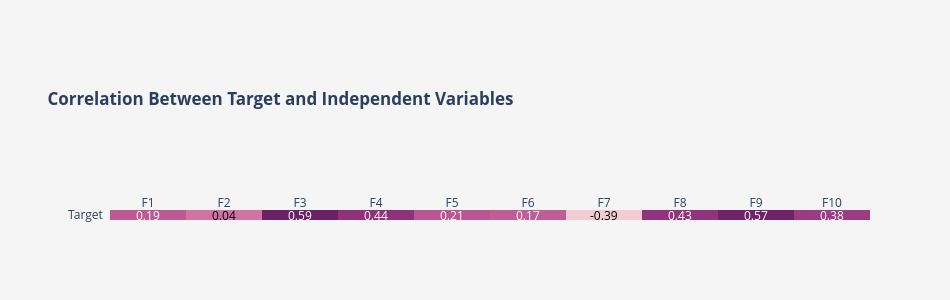

The notebook cell saved with this chart:
### Markdown cell above
### 2. Multicollinearity among features

### Code cell
corr = np.round(df.corr(), 2) # Computing correlation
target_corr = corr.loc[['Target'], :].drop(columns=['Target']) # Filtering for the Target variable

# Creating annotated heatmap
fig = ff.create_annotated_heatmap(z=target_corr.values,
                                  x=target_corr.columns.tolist(),
                                  y=['Target'],
                                  colorscale='Magenta')

# Updating layout
fig.update_layout(title={'text': '<b>Correlation Between Target and Independent Variables</b>',
                        'x': 0.05, 'xanchor': 'left'},
                  margin=dict(t=210, l=110),
                  yaxis=dict(showgrid=False),
                  xaxis=dict(showgrid=False),
                  plot_bgcolor='#F6F5F5',
                  paper_bgcolor='#F6F5F5',
                  height=300, width=950) 

# Configuring font size 
for i in range(len(fig.layout.annotations)):
    fig.layout.annotations[i].font.size = 12

fig.show()

### Figure 1 — Plotly figure (JSON) as saved in the notebook; plotly's stock layout.template omitted (floating-point values rounded to 4 significant figures)
{"data": [{"colorscale": [[0, "rgb(243, 203, 211)"], [0.1667, "rgb(234, 169, 189)"], [0.3333, "rgb(221, 136, 172)"], [0.5, "rgb(202, 105, 157)"], [0.6667, "rgb(177, 77, 142)"], [0.8333, "rgb(145, 53, 125)"], [1, "rgb(108, 33, 103)"]], "reversescale": false, "showscale": false, "type": "heatmap", "x": ["F1", "F2", "F3", "F4", "F5", "F6", "F7", "F8", "F9", "F10"], "y": ["Target"], "z": [[0.19, 0.04, 0.59, 0.44, 0.21, 0.17, -0.39, 0.43, 0.57, 0.38]]}], "layout": {"annotations": [{"font": {"color": "#FFFFFF", "size": 12}, "showarrow": false, "text": "0.19", "x": "F1", "xref": "x", "y": "Target", "yref": "y"}, {"font": {"color": "#000000", "size": 12}, "showarrow": false, "text": "0.04", "x": "F2", "xref": "x", "y": "Target", "yref": "y"}, {"font": {"color": "#FFFFFF", "size": 12}, "showarrow": false, "text": "0.59", "x": "F3", "xref": "x", "y": "Target", "yref": "y"}, {"font": {"color": "#FFFFFF", "size": 12}, "showarrow": false, "text": "0.44", "x": "F4", "xref": "x", "y": "Target", "yref": "y"}, {"font": {"color": "#FFFFFF", "size": 12}, "showarrow": false, "text": "0.21", "x": "F5", "xref": "x", "y": "Target", "yref": "y"}, {"font": {"color": "#FFFFFF", "size": 12}, "showarrow": false, "text": "0.17", "x": "F6", "xref": "x", "y": "Target", "yref": "y"}, {"font": {"color": "#000000", "size": 12}, "showarrow": false, "text": "-0.39", "x": "F7", "xref": "x", "y": "Target", "yref": "y"}, {"font": {"color": "#FFFFFF", "size": 12}, "showarrow": false, "text": "0.43", "x": "F8", "xref": "x", "y": "Target", "yref": "y"}, {"font": {"color": "#FFFFFF", "size": 12}, "showarrow": false, "text": "0.57", "x": "F9", "xref": "x", "y": "Target", "yref": "y"}, {"font": {"color": "#FFFFFF", "size": 12}, "showarrow": false, "text": "0.38", "x": "F10", "xref": "x", "y": "Target", "yref": "y"}], "height": 300, "margin": {"l": 110, "t": 210}, "paper_bgcolor": "#F6F5F5", "plot_bgcolor": "#F6F5F5", "title": {"text": "<b>Correlation Between Target and Independent Variables</b>", "x": 0.05, "xanchor": "left"}, "width": 950, "xaxis": {"dtick": 1, "gridcolor": "rgb(0, 0, 0)", "showgrid": false, "side": "top", "ticks": ""}, "yaxis": {"dtick": 1, "showgrid": false, "ticks": "", "ticksuffix": "  "}}}
